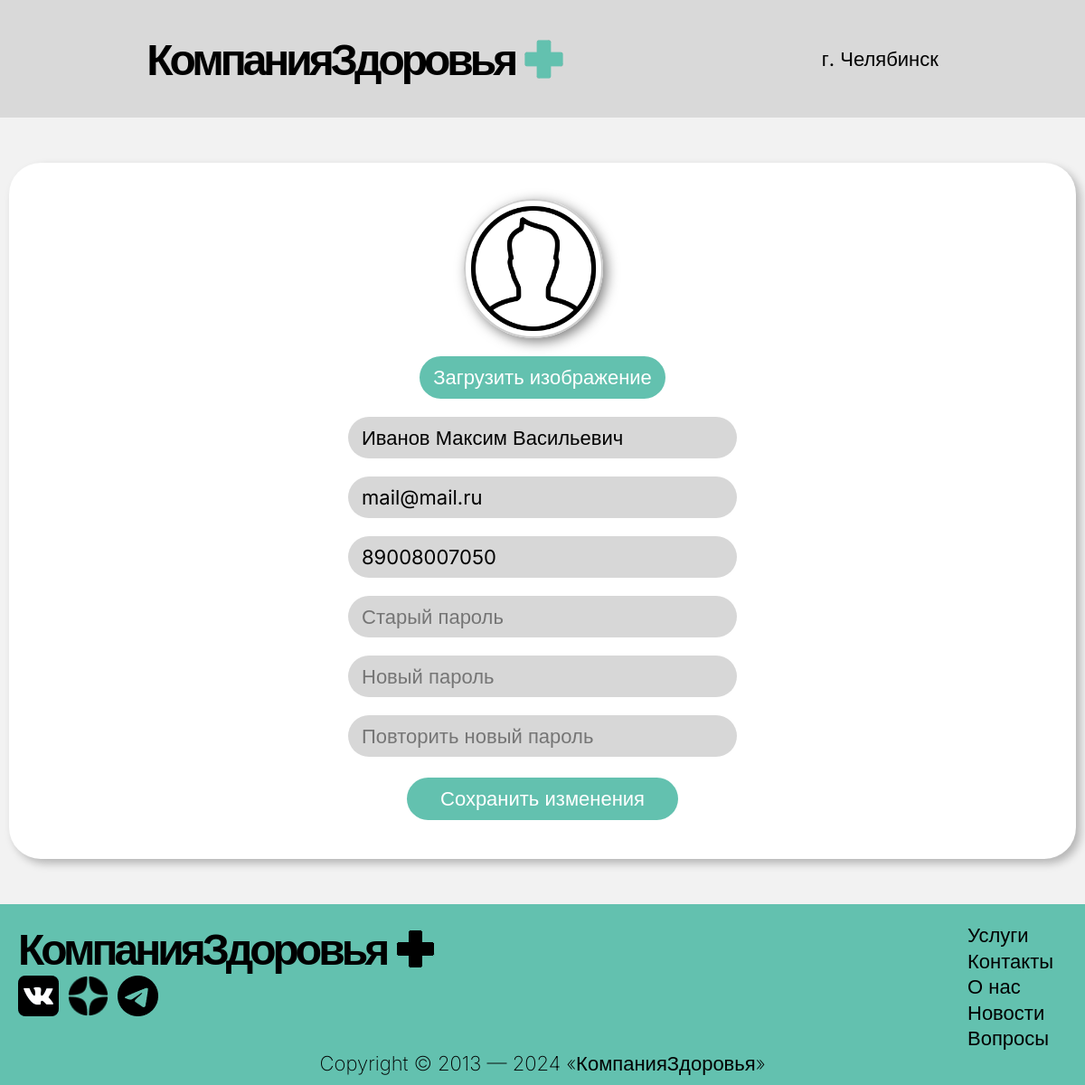
The page /editProfile/ (signed in) on the database as committed earlier.
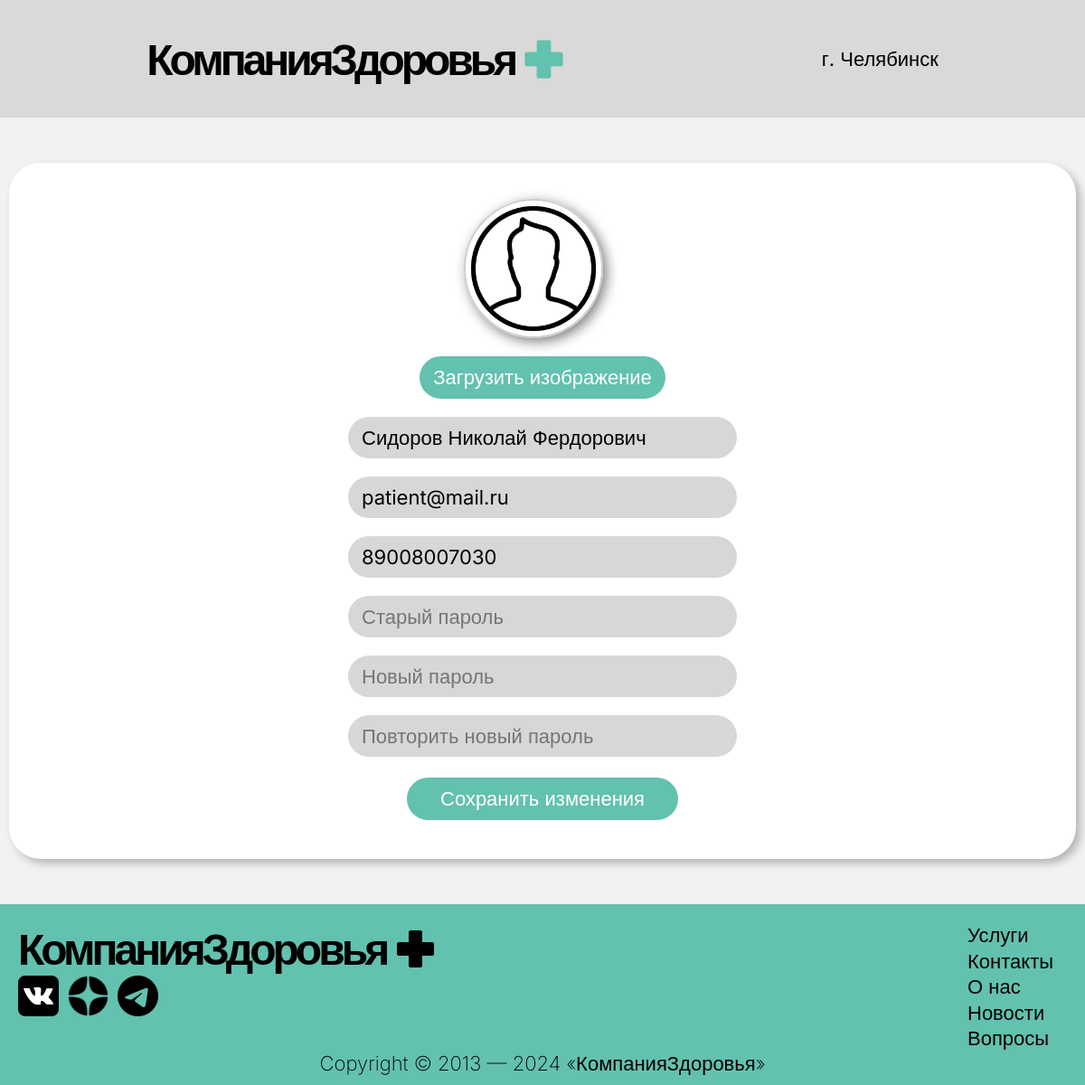
The same page on the database as committed later.
### main/models.py (models this page shows, shortened)
class Patient(models.Model):
    fio = models.CharField('ФИО', max_length=100)
    phone = models.CharField('Номер телефона', max_length=11)
    email = models.CharField('Почта', max_length=100)
    image = models.ImageField('Изображение профиля', null=True, blank=True, upload_to='images/')
    password = models.CharField('Пароль', max_length=120)

### main/views.py (the view, shortened to what this page needs)
# urls.py: path('editProfile/', views.editProfile_view, name='editProfile'),
def editProfile_view(request):
    patient_id = request.session.get('patient_id')
    if not patient_id:
        return redirect('login')
    patient = get_object_or_404(Patient, id=patient_id)
    return render(request, 'main/editProfile.html', {
        'patient': patient,
    })

### main/templates/main/editProfile.html (shortened to what this page needs)
<!DOCTYPE html>
<html lang="ru">
<head>
  {% load static %}
  <link rel="stylesheet" href="{% static '/css/main.css' %}">
  <link rel="stylesheet" href="{% static '/css/editProfile.css' %}">
</head>
<body>
  {% include 'main/header.html' %}
  <main>
    <div class="container edit">
      <div class="form-edit">
      <form method="POST" enctype="multipart/form-data">
        <img id="preview"
             src="{% if patient.image %}{{ patient.image.url }}{% else %}{% static '/img/defalt.png' %}{% endif %}"
             alt="Profile Picture"
             onerror="this.src='{% static '/img/default.png' %}'">
        <label for="imageUpload" class="button-upload">
          Загрузить изображение
        </label>
        <input type="text" name="fio" value="{{ patient.fio }}" placeholder="ФИО">
        <input type="email" name="email" value="{{ patient.email }}" placeholder="Почта">
        <input type="tel" name="phone" value="{{ patient.phone }}" placeholder="Телефон">
        <input type="password" name="old_password" placeholder="Старый пароль">
        <input type="password" name="new_password" placeholder="Новый пароль">
        <input type="password" name="confirm_password" placeholder="Повторить новый пароль">
        <button type="submit">Сохранить изменения</button>
      </form>
        </div>
    </div>
  </main>
  {% include 'main/footer.html' %}
</body>
</html>

Rows that differ between the two databases and show on the page:
changed Patient: fio "Иванов Максим Васильевич" → "Сидоров Николай Фердорович"; email "mail@mail.ru" → "patient@mail.ru"; phone "89008007050" → "89008007030"
